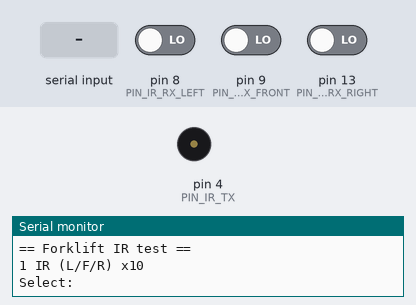
Bench run of a sketch on a simulated Arduino Uno, built with avr-gcc and run on an emulated ATmega328P. On the bench: buzzer (waves = sounding), the last lines printed to the serial monitor. Inputs (shaded band) come from the test bench; at power-on: pin 8 (PIN_IR_RX_LEFT) LOW, pin 9 (PIN_IR_RX_FRONT) LOW, pin 13 (PIN_IR_RX_RIGHT) LOW.

Above: at 1.2 s.
1.3 s: "1\n" received over Serial
At 4.2 s:
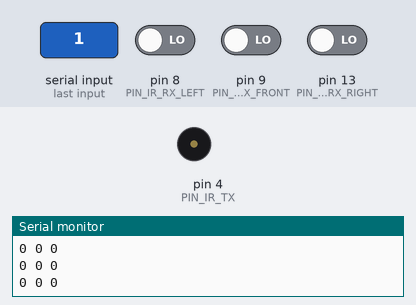
4.3 s: "0\n" received over Serial
Timing chart, 0 to 7.3 s (numbered marks = the images above; inputs shaded):
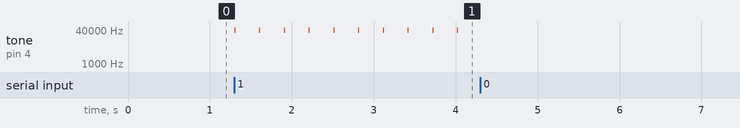

The sketch:

test_forklift_infrared.ino
```cpp
// ====================================================================================================
// TEST CODE (not final) | board: FORKLIFT | infrared check through the serial monitor; do not use as the final program
// ====================================================================================================
/*
 * test_forklift_infrared.ino  -  IR 3방향(발신 1핀 + 수신 3핀) 단독 시험: 핀 / 상수 / 하드웨어 함수 (USB Serial 은 아래쪽 시험 영역에서만 사용)
 * 보드: FRIBEE EDU (UNO R3 호환)
 *
 * [파일 구성]  .ino 파일 1개 (별도 .h 없음)
 *   위쪽 : 핀 / 상수 / 하드웨어 함수 (Serial 사용 없음)
 *   아래쪽 ("SERIAL TEST SECTION" 이후) : 시리얼 모니터 메뉴 + setup()/loop() (진단 전용)
 *
 * [표기 규칙]  ★ EXTERNAL : 수업 PPT 코드  /  ◆ NEW : 새로 작성  /  ?? TODO ?? : 사용자 확인 전 임시값
 * 규칙: 센서/모듈 세부사항은 사용자 확인 후 반영. 테스트는 "원시값 출력"만 하고 임계값은 판단하지 않는다.
 */

// ---------------- 핀맵 (사용자 제공 값 그대로, 임의 변경 금지) ----------------
const uint8_t PIN_IR_TX       = 4;   // 2핀 IR 발신기 (좌/전/우 통합, 1개 핀)
const uint8_t PIN_IR_RX_LEFT  = 8;   // 3핀 IR 수신기 좌측
const uint8_t PIN_IR_RX_FRONT = 9;   // 3핀 IR 수신기 전방
const uint8_t PIN_IR_RX_RIGHT = 13;  // 3핀 IR 수신기 우측 (보드 내장 LED와 핀 공유)

// ---------------- 상수 ----------------
const long IR_FREQ_HZ = 38000;       // ★ EXTERNAL: 5_ABOT적외선센서.pptx 슬라이드 9

// ---------------- 하드웨어 함수 ----------------
void initHardware() {  // ◆ NEW
  pinMode(PIN_IR_TX, OUTPUT);
  pinMode(PIN_IR_RX_LEFT, INPUT);
  pinMode(PIN_IR_RX_FRONT, INPUT);
  pinMode(PIN_IR_RX_RIGHT, INPUT);
}

// ★ EXTERNAL(변형): 5_ABOT적외선센서.pptx 슬라이드 9의 irDetect()
//   원본은 발신/수신 핀 1:1 구조. 지게차는 발신 1핀(D4) + 수신 3핀이라
//   한 번 발신 후 3개 수신기를 연속 읽도록 변경함. 반환: 0=감지, 1=미감지
void irScan(long frequency, byte &left, byte &front, byte &right) {
  tone(PIN_IR_TX, frequency, 8);   // IR LED 38kHz 8ms
  delay(1);                        // 원본과 동일: 1ms 대기
  left  = digitalRead(PIN_IR_RX_LEFT);
  front = digitalRead(PIN_IR_RX_FRONT);
  right = digitalRead(PIN_IR_RX_RIGHT);
  delay(1);                        // 원본과 동일: 재확인 전 휴지
}

// ====================================================================================================
// SERIAL TEST SECTION  (USB Serial is used only below this line)
// ====================================================================================================
/*
 * 시리얼 테스트 구역  -  IR 3방향을 시리얼 모니터로 확인하는 테스트 코드 (진단 전용)
 *
 * 이 아래의 모든 함수는 Serial(USB) 을 사용한다. 실제 읽기 함수는 위쪽 하드웨어 함수 구역에 있다.
 * 사용법: 시리얼 모니터 9600 bps -> 메뉴 번호 입력
 */

const long SERIAL_BAUD        = 9600;
const int  SAMPLE_COUNT       = 10;
const int  SAMPLE_INTERVAL_MS = 300;

void printMenu() {
  Serial.println(F("\n== Forklift IR test =="));
  Serial.println(F("1 IR (L/F/R) x10"));
  Serial.println(F("Select:"));
}

// ---------------- 1. IR 3방향 ----------------
void testIr() {
  Serial.println(F("IR 0=detect 1=none  L F R"));
  for (int i = 0; i < SAMPLE_COUNT; i++) {
    byte l, f, r;
    irScan(IR_FREQ_HZ, l, f, r);
    Serial.print(l); Serial.print(' ');
    Serial.print(f); Serial.print(' ');
    Serial.println(r);
    delay(SAMPLE_INTERVAL_MS);
  }
}

// ---------------- setup / loop (시리얼 메뉴) ----------------
void setup() {
  Serial.begin(SERIAL_BAUD);
  initHardware();
  printMenu();
}

void loop() {
  if (Serial.available() <= 0) return;
  int cmd = Serial.read();
  switch (cmd) {
    case '1': testIr(); break;
    case '\n':
    case '\r': return;
    default:  Serial.println(F("Unknown cmd"));
  }
  printMenu();
}
```

Measured:
- after the input at 1.3 s, tone on pin 4 (PIN_IR_TX): alternates 38000 Hz for 0.01 s and silent for 0.29 s, starting at once
